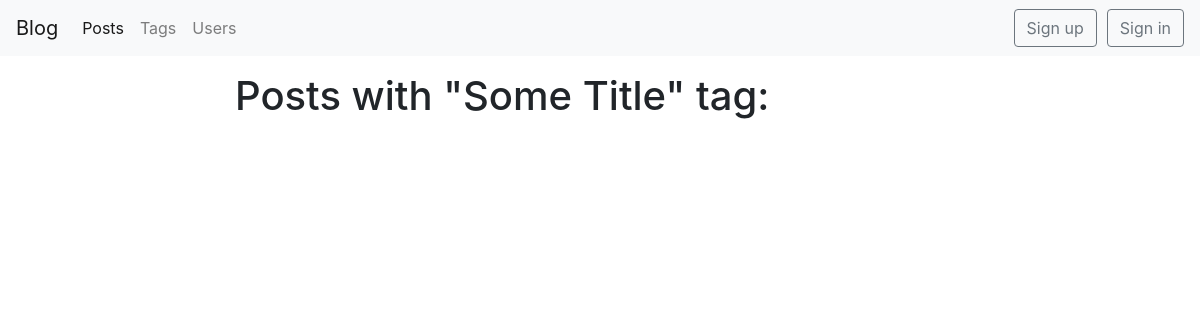
Page /blog/tag/secondslug/ on the earlier database version.
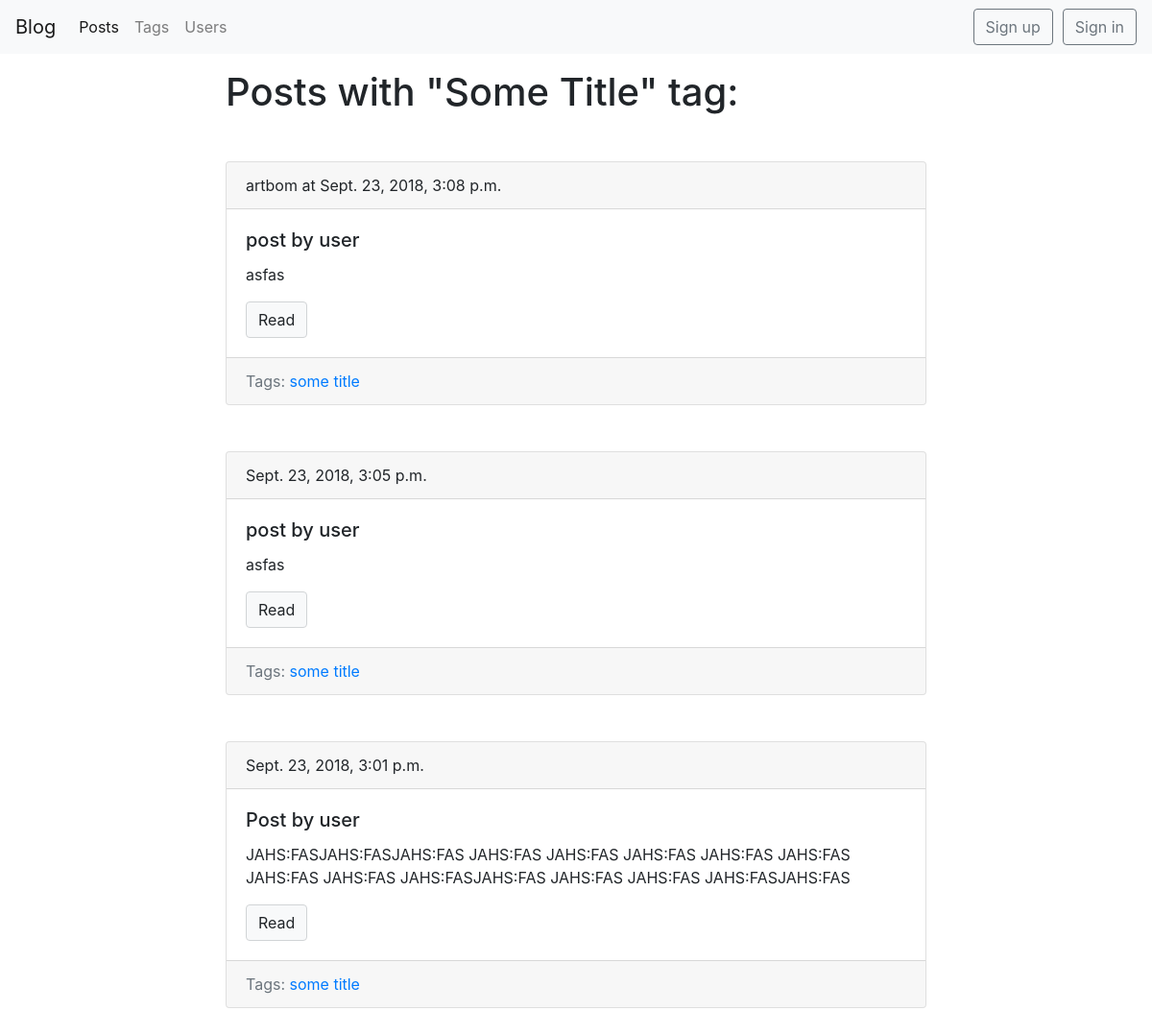
Same page on the later database version.
### blog/models.py (models this page shows, shortened)
class Tag(models.Model):
    title = models.CharField(max_length=50)
    slug = models.SlugField(max_length=50, unique=True)
    def get_absolute_url(self):
        return reverse('tag_detail_url', kwargs={'slug': self.slug})
    class Meta:
        ordering = ['title']

class Post(models.Model):
    title = models.CharField(max_length=150, db_index=True)
    slug = models.SlugField(max_length=150, unique=True, blank=True)
    body = models.TextField(blank=True, db_index=True)
    date_pub = models.DateTimeField(auto_now_add=True)
    tags = models.ManyToManyField('Tag', blank=True, related_name='posts')
    author = models.ForeignKey(BlogUser, on_delete=models.CASCADE, null=True, default=None)
    rating = models.IntegerField(default=0, blank=True)
    def get_absolute_url(self):
        return reverse('post_detail_url', kwargs={'slug': self.slug})
    class Meta:
        ordering = ['-date_pub']

### blog/views.py (the view)
# urls.py: path('tag/<str:slug>/', TagDetail.as_view(), name='tag_detail_url'),
class TagDetail(ObjectDetailMixin, View):
    model = Tag
    template = 'blog/tag_detail.html'

### blog/models.py (called while the page is built)
    def __str__(self):
        return self.username

### blog/utils.py (called while the page is built)
    def get(self, request, slug):
        obj = get_object_or_404(self.model, slug__iexact=slug)
        return render(request, self.template, context={
            self.model.__name__.lower(): obj,
            'admin_object': obj,
            'detail': True}
                      )

### blog/templates/blog/tag_detail.html (shortened to what this page needs)
{% extends 'blog/base_blog.html' %}
{% block content %}
    <h1 class="mb-5">Posts with "{{ tag.title|title }}" tag:</h1>
    {% for post in tag.posts.all %}
        {% include 'blog/includes/post_card_template.html' %}
    {% endfor %}
{% endblock %}

### blog/templates/blog/base_blog.html (shortened to what this page needs)
{% extends 'base.html' %}

### templates/base.html (shortened to what this page needs)
{% load static %}
<!DOCTYPE html>
<html lang="en">
<head>
    <link rel="stylesheet" href="https://stackpath.bootstrapcdn.com/bootstrap/4.1.3/css/bootstrap.min.css"
>
    <link rel="stylesheet" href="https://cdnjs.cloudflare.com/ajax/libs/font-awesome/4.7.0/css/font-awesome.min.css">
    <link rel="stylesheet" href="{% static 'css/styles.css' %}">
</head>
<body>
<nav class="navbar navbar-expand-lg navbar-light bg-light">
    <a class="navbar-brand" href="#">Blog</a>
    <div class="collapse navbar-collapse" id="navbarSupportedContent">
        <ul class="navbar-nav mr-auto">
            <li class="nav-item active">
                <a class="nav-link" href="{% url 'posts_list_url' %}">Posts</a>
            </li>
            <li class="nav-item">
                <a class="nav-link" href="{% url 'tags_list_url' %}">Tags</a>
            </li>
            <li class="nav-item">
                <a class="nav-link" href="{% url 'users_list_url' %}">Users</a>
            </li>
        </ul>
        {% if request.user.is_authenticated %}
        <form class="form-inline my-2 my-lg-0" action="{% url 'posts_list_url'%}">
            <input class="form-control mr-sm-2" type="search" placeholder="Search" aria-label="Search" name="search">
            <button class="btn btn-outline-secondary my-2 my-sm-0" type="submit">Search</button>
        </form>
        <div class="dropdown" style="margin-left:10px;">
            <button class="btn btn-outline-info dropdown-toggle " type="button" id="dropdownMenu2"
                    data-toggle="dropdown"
                    aria-haspopup="true" aria-expanded="false">
                {{ request.user.username}}
            </button>
            <div class="dropdown-menu dropdown-menu-right" aria-labelledby="dropdownMenu2">
                <a class="dropdown-item btn btn-primary" href="{% url 'posts_list_url' %}" role="button">Posts</a>
                <a class="dropdown-item btn btn-primary" href="{% url 'user_detail_url' id=request.user.id %}" role="button">Profile</a>
                <a class="dropdown-item btn btn-primary" href="{% url 'logout_url' %}" role="button">Log out</a>
            </div>
        </div>
        <div class="dropdown-menu">
            {% else %}
            <a href=" {% url 'user_sign_up_url' %} " class="btn btn-outline-secondary" role="button"
            >Sign up</a>
            <a href=" {% url 'user_sign_in_url' %} " class="btn btn-outline-secondary" style="margin-left: 10px;" role="button"
            >Sign in</a>
            {% endif %}
        </div>
</nav>
<div class="container mt-3">
    <div class="row">
        <div class="col-8 offset-md-2">
            {% block content %}{% endblock %}
        </div>
    </div>
</div>
</body>
</html>

### blog/templates/blog/includes/post_card_template.html (shortened to what this page needs)
<div class="card mb-5">
    {% if post.author is not None %}
    <div class="card-header">
        {{post.author}} at {{ post.date_pub }}
    </div>
    {% else %}
    <div class="card-header">
         {{ post.date_pub }}
    </div>
    {% endif %}
    <div class="card-body">
        <h5 class="card-title">{{ post.title }}</h5>
        <p class="card-text"> {{ post.body|truncatewords:50 }}</p>
        <a href="{{ post.get_absolute_url }}" class="btn btn-light" >Read</a>
    </div>
    {% if post.tags.all %}
        <div class="card-footer text-muted">
        Tags:
        {% for tag in post.tags.all %}
            <a href="{{ tag.get_absolute_url }}"> {{ tag.title }}</a>
        {% endfor %}
        </div>
    {% endif %}
</div>

### static/css/styles.css (style rules this page uses)
.btn-light { border-color: #d1d4d6 !important; }
.card { min-width: 100%; }

Differences in the rows shown:
added Post: author "artbom", date_pub "Sept. 23, 2018, 3:08 p.m.", title "post by user", body "asfas", Tag (title "some title")
added Post: date_pub "Sept. 23, 2018, 3:05 p.m.", title "post by user", body "asfas", Tag (title "some title")
added Post: date_pub "Sept. 23, 2018, 3:01 p.m.", title "Post by user", body "JAHS:FASJAHS:FASJAHS:FAS JAHS:FAS JAHS:FAS JAHS:FAS JAHS:FAS JAHS:FAS JAHS:FAS JAHS:FAS JAHS:FASJAHS:FAS JAHS:FAS JAHS:FAS JAHS:FASJAHS:FAS", Tag (title "some title")
